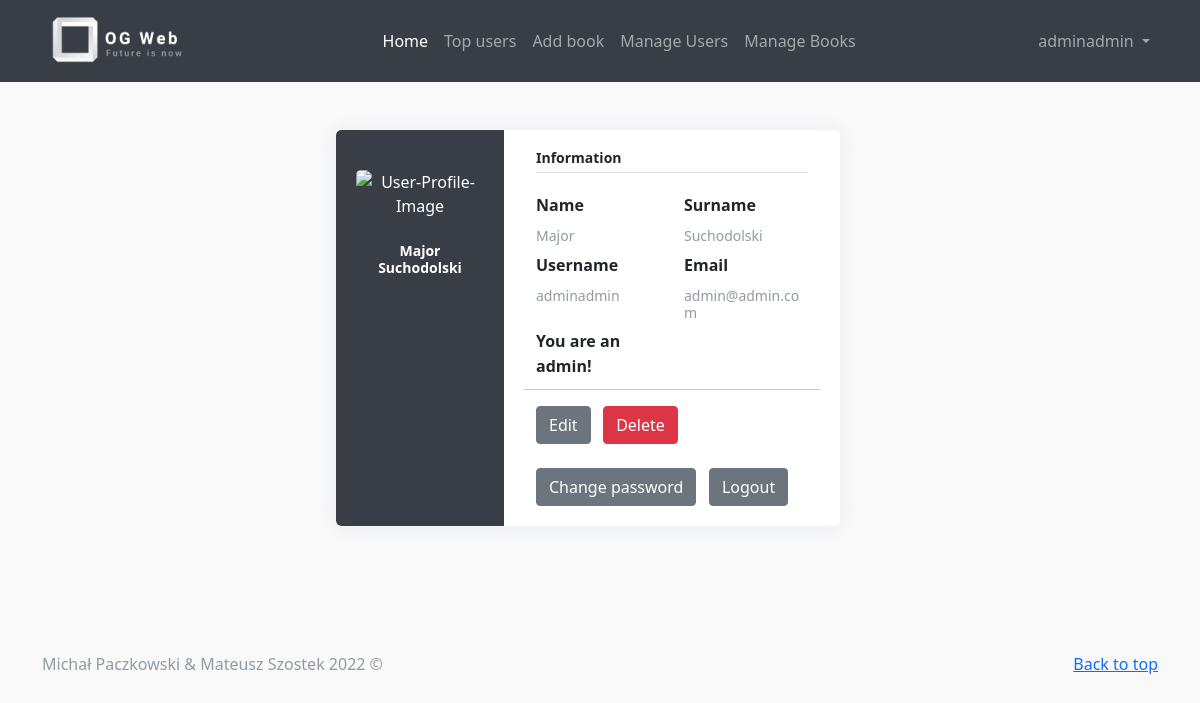
/dashboard (signed in), run on the app's committed database.
### app.py (models this page shows)
class User(db.Model, UserMixin):
    id = db.Column(db.Integer, primary_key=True, autoincrement=True)
    username = db.Column(db.String(15), unique=True, nullable=False)
    email = db.Column(db.String(50), unique=True, nullable=False)
    password = db.Column(db.String(80), nullable=False)
    name = db.Column(db.String(50), nullable=False)
    surname = db.Column(db.String(50), nullable=False)
    isAdmin = db.Column(db.Boolean, nullable=False , default=False)
    login_counter = db.Column(db.Integer, nullable=False , default=0)

### app.py (the view)
@app.route('/dashboard', methods=['GET', 'POST'])
@login_required
def dashboard():
    user = current_user
    return render_template('dashboard.html', user = user )

### app.py (called while the page is built)
@login_menager.user_loader
def load_user(user_id):
    return User.query.get(int(user_id))

### templates/dashboard.html (shortened to what this page needs)
{% extends "base.html" %}
{% block head %}
{{ super() }}
<link rel="stylesheet" href="{{ url_for('static', filename='style/dashboard.css') }}">
{% endblock %}
  {% block content %}
  <div class="page-content page-container" id="page-content">
    <div class="padding">
        <div class="row container d-flex justify-content-center">
            <div class="col-xl-6 col-md-12">
                <div class="card user-card-full">
                    <div class="row m-l-0 m-r-0">
                        <div class="col-sm-4 user-profile" style="background-color: #393e46">
                            <div class="card-block text-center text-white">
                                <div class="m-b-25">
                                    <img src="https://img.icons8.com/bubbles/100/000000/user.png" class="img-radius"
                                        alt="User-Profile-Image">
                                </div>
                                <h6 class="f-w-600">{{ current_user.name }} {{ current_user.surname }}</h6>
                            </div>
                        </div>
                        <div class="col-sm-8">
                            <div class="card-block">
                                <h6 class="m-b-20 p-b-5 b-b-default f-w-600">Information</h6>
                                <div class="row">
                                    <div class="col-sm-6">
                                        <p class="m-b-10 f-w-600">Name</p>
                                        <h6 class="text-muted f-w-400">{{current_user.name}}</h6>
                                    </div><div class="col-sm-6">
                                        <p class="m-b-10 f-w-600">Surname</p>
                                        <h6 class="text-muted f-w-400">{{current_user.surname}}</h6>
                                    </div>
                                    <div class="col-sm-6">
                                        <p class="m-b-10 f-w-600">Username</p>
                                        <h6 class="text-muted f-w-400">{{current_user.username}}</h6>
                                    </div>
                                    <div class="col-sm-6">
                                        <p class="m-b-10 f-w-600">Email</p>
                                        <h6 class="text-muted f-w-400">{{current_user.email}}</h6>
                                    </div>
                                    {%  if current_user.isAdmin %}
                                    <div class="col-sm-6">
                                        <p class="m-b-10 f-w-600">You are an admin!</p>
                                    </div>
                                    {% endif %}
                                    <hr>
                                    <div class="container">
                                        <a class="btn btn-secondary" href="/edit_user/{{ user.id }}">Edit</a> &nbsp;
                                        <a class="btn btn-danger" href="/delete_user/{{ user.id }}">Delete</a> &nbsp; <br/> <br/>
                                        <a class="btn btn-secondary" href="/change_password/{{ user.id }}">Change password</a> &nbsp;
                                        <a class="btn btn-secondary" href="{{ url_for('logout') }}">Logout</a> &nbsp;
                                    </div>
                                </div>
                            </div>
                        </div>
                    </div>
                </div>
            </div>
        </div>
    </div>
</div>
  {% endblock %}
  {% block footer %}
  {{ super() }}
  {% endblock %}

### templates/base.html (shortened to what this page needs)
<!DOCTYPE html>
<html lang="en">
<head>
    {% block head %}
    <link href="https://cdn.jsdelivr.net/npm/bootstrap@5.1.3/dist/css/bootstrap.min.css" rel="stylesheet"
>
    {% endblock %}
</head>
<body>
    <div id="navbar">
        {% block navbar %}
        <nav class="navbar navbar-expand-lg navbar-dark" style="background-color: #393e46">
            <div class="container">
                <a class="navbar-brand" href="{{ url_for('home') }}"><img
                        src="{{  url_for('static', filename='img/logo_transparent.png') }}" alt="Logo" class="img-fluid"
                        width="150px" height="100px" /></a>
                <div class="collapse navbar-collapse" id="navbarNavDropdown">
                    <ul class="navbar-nav mx-auto">
                        <li class="nav-item">
                            <a class="nav-link active" href="{{ url_for('home') }}">Home</a>
                        </li>
                        <li class="nav-item">
                            <a class="nav-link" href="{{ url_for('top_user_login') }}">Top users</a>
                        </li>
                        {% if current_user.is_authenticated %}
                        <li class="nav-item">
                            <a class="nav-link" href="{{ url_for('add_book')}}">Add book</a>
                        </li>
                        {% endif %}
                        {% if current_user.isAdmin %}
                        <li class="nav-item">
                            <a class="nav-link" href="{{ url_for('admin_user') }}">Manage Users</a>
                        </li>
                        <li class="nav-item">
                            <a class="nav-link" href="{{ url_for('admin_book') }}">Manage Books</a>
                        </li>
                        {% endif %}
                    </ul>
                    {% if current_user.is_authenticated %}
                    <ul class="navbar-nav">
                        <li class="nav-item dropdown">
                            <a class="nav-link dropdown-toggle" href="#" id="navbarDropdownMenuLink" role="button"
                                data-bs-toggle="dropdown" aria-expanded="false">
                                {{ current_user.username }}
                            </a>
                        </li>
                    </ul>
                    {% else %}
                    <div class="d-flex">
                        <a class="btn btn-secondary" href="{{url_for('login')}}">Login</a> &nbsp;
                        <a class="btn btn-secondary" href="{{url_for('register')}}">Register</a>
                        <ul class="dropdown-menu">
                    </div>
                    {% endif %}
                </div>
            </div>
        </nav>
        {% endblock %}
    </div>
    <div id="content">
        {% block content %}
        {% endblock %}
    </div>
    <div id="footer">
        {% block footer %}
        <footer class="text-muted py-5" style="position: relative; bottom: 0; width: 100%;">
            <div class="container">
                <p class="float-end mb-1">
                    <a href="#">Back to top</a>
                </p>
                <p class="mb-1">Michał Paczkowski & Mateusz Szostek 2022 &copy;</p>
            </div>
        </footer>
        {% endblock %}
    </div>
</body>
</html>

### static/style/dashboard.css (style rules this page uses)
body { background-color: #f9f9fa }
.padding { padding: 3rem !important }
.user-card-full { overflow: hidden; }
.card { border-radius: 5px; -webkit-box-shadow: 0 1px 20px 0 rgba(69,90,100,0.08); box-shadow: 0 1px 20px 0 rgba(69,90,100,0.08); border: none; margin-bottom: 30px; }
.m-r-0 { margin-right: 0px; }
.m-l-0 { margin-left: 0px; }
.user-card-full .user-profile { border-radius: 5px 0 0 5px; }
.user-profile { padding: 20px 0; }
.card-block { padding: 1.25rem; }
.m-b-25 { margin-bottom: 25px; }
.img-radius { border-radius: 5px; }
h6 { font-size: 14px; }
.card .card-block p { line-height: 25px; }
.b-b-default { border-bottom: 1px solid #e0e0e0; }
.m-b-20 { margin-bottom: 20px; }
.p-b-5 { padding-bottom: 5px !important; }
.m-b-10 { margin-bottom: 10px; }
.text-muted { color: #919aa3 !important; }
.f-w-600 { font-weight: 600; }

### data on the page
User: username "adminadmin", name "Major", surname "Suchodolski", email "admin@admin.com"
